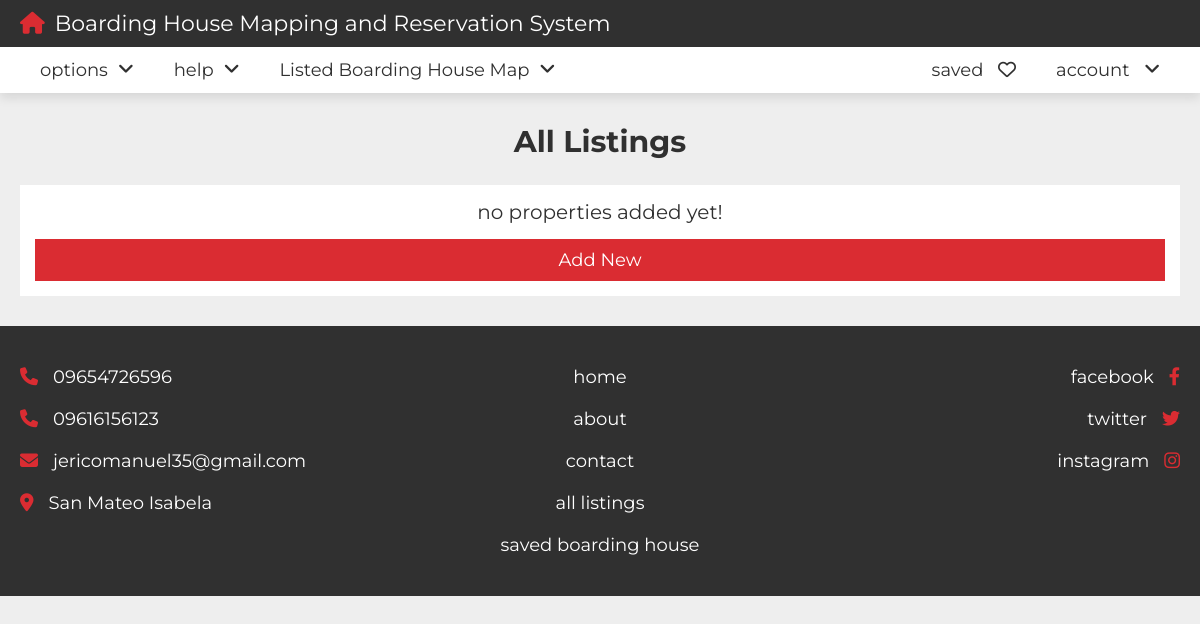
Page /listings.php on the earlier database version.
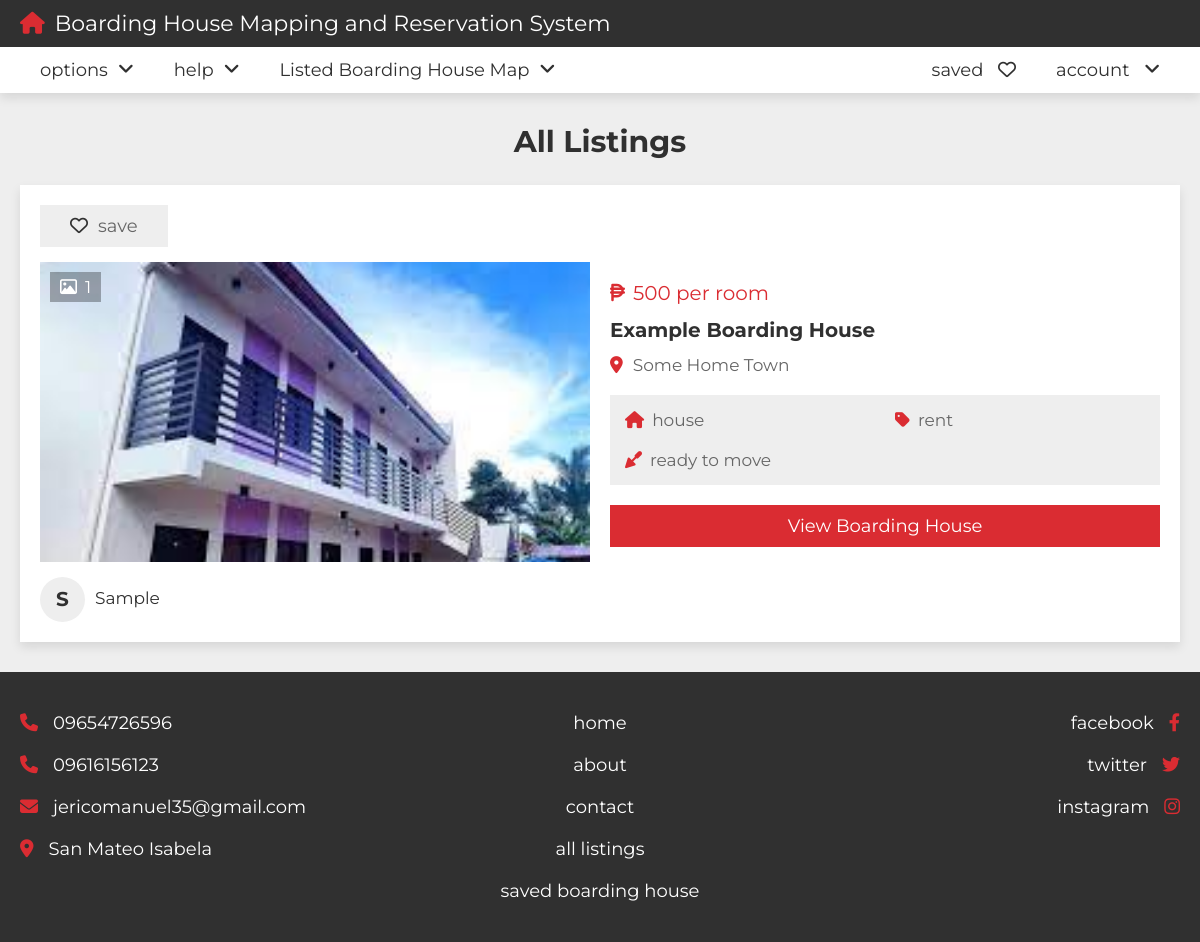
Same page on the later database version.
### tables this page shows
CREATE TABLE IF NOT EXISTS `property` (
  `id` varchar(20) NOT NULL,
  `user_id` varchar(20) NOT NULL,
  `property_name` varchar(50) NOT NULL,
  `address` varchar(100) NOT NULL,
  `price` varchar(50) NOT NULL,
  `type` varchar(50) NOT NULL,
  `offer` varchar(50) NOT NULL,
  `status` varchar(50) NOT NULL,
  `rooms` varchar(50) NOT NULL,
  `deposite` varchar(50) NOT NULL,
  `bedroom` varchar(50) NOT NULL,
  `bathroom` varchar(50) NOT NULL,
  `availability` varchar(50) NOT NULL,
  `wifi_connection` varchar(50) NOT NULL,
  `water_supply` varchar(50) NOT NULL,
  `electricity` varchar(50) NOT NULL,
  `parking_area` varchar(50) NOT NULL,
  `school_area` varchar(50) NOT NULL,
  `image_01` varchar(50) NOT NULL,
  `image_02` varchar(50) NOT NULL,
  `image_03` varchar(50) NOT NULL,
  `image_04` varchar(50) NOT NULL,
  `image_05` varchar(50) NOT NULL,
  `description` varchar(1000) NOT NULL,
  `date` date DEFAULT NULL
);

CREATE TABLE IF NOT EXISTS `users` (
  `id` varchar(20) NOT NULL,
  `name` varchar(50) NOT NULL,
  `number` varchar(10) NOT NULL,
  `email` varchar(50) NOT NULL,
  `password` varchar(50) NOT NULL
);

### listings.php (the view, shortened to what this page needs)
<?php
include 'components/connect.php';
if(isset($_COOKIE['user_id'])){
   $user_id = $_COOKIE['user_id'];
}else{
   $user_id = '';
}
?>
<!DOCTYPE html>
<html lang="en">
<head>
   <link rel="stylesheet" href="https://cdnjs.cloudflare.com/ajax/libs/font-awesome/6.2.0/css/all.min.css">
   <link rel="stylesheet" href="css/style.css">
</head>
<body>
<?php include 'components/home_header.php'; ?>
<section class="listings">
   <h1 class="heading">all listings</h1>
   <div class="box-container">
      <?php
         $select_properties = $conn->prepare("SELECT * FROM `property` ORDER BY date DESC");
         $select_properties->execute();
         if($select_properties->rowCount() > 0){
            while($fetch_property = $select_properties->fetch(PDO::FETCH_ASSOC)){
            $select_user = $conn->prepare("SELECT * FROM `users` WHERE id = ?");
            $select_user->execute([$fetch_property['user_id']]);
            $fetch_user = $select_user->fetch(PDO::FETCH_ASSOC);
            if(!empty($fetch_property['image_02'])){
               $image_coutn_02 = 1;
            }else{
               $image_coutn_02 = 0;
            }
            if(!empty($fetch_property['image_03'])){
               $image_coutn_03 = 1;
            }else{
               $image_coutn_03 = 0;
            }
            if(!empty($fetch_property['image_04'])){
               $image_coutn_04 = 1;
            }else{
               $image_coutn_04 = 0;
            }
            if(!empty($fetch_property['image_05'])){
               $image_coutn_05 = 1;
            }else{
               $image_coutn_05 = 0;
            }
            $total_images = (1 + $image_coutn_02 + $image_coutn_03 + $image_coutn_04 + $image_coutn_05);
            $select_saved = $conn->prepare("SELECT * FROM `saved` WHERE property_id = ? and user_id = ?");
            $select_saved->execute([$fetch_property['id'], $user_id]);
      ?>
      <form action="" method="POST">
         <div class="box">
            <?php
               if($select_saved->rowCount() > 0){
            ?>
            <button type="submit" name="save" class="save"><i class="fas fa-heart"></i><span>saved</span></button>
            <?php
               }else{
            ?>
            <button type="submit" name="save" class="save"><i class="far fa-heart"></i><span>save</span></button>
            <?php
               }
            ?>
            <div class="thumb">
               <p class="total-images"><i class="far fa-image"></i><span><?= $total_images; ?></span></p>
               <img src="uploaded_files/<?= $fetch_property['image_01']; ?>" alt="">
            </div>
            <div class="admin">
               <h3><?= substr($fetch_user['name'], 0, 1); ?></h3>
               <div>
                  <p><?= $fetch_user['name']; ?></p>
               </div>
            </div>
         </div>
         <div class="box">
            <div class="price"><i class="fa-solid fa-peso-sign"></i><span><?= $fetch_property['price']; ?> per room</span></div>
            <h3 class="name"><?= $fetch_property['property_name']; ?></h3>
            <p class="location"><i class="fas fa-map-marker-alt"></i><span><?= $fetch_property['address']; ?></span></p>
            <div class="flex">
               <p><i class="fas fa-house"></i><span><?= $fetch_property['type']; ?></span></p>
               <p><i class="fas fa-tag"></i><span><?= $fetch_property['offer']; ?></span></p>
               <p><i class="fas fa-trowel"></i><span><?= $fetch_property['status']; ?></span></p>
            </div>
            <div class="flex-btn">
               <a href="view_property.php?get_id=<?= $fetch_property['id']; ?>" class="btn">view boarding house</a>
            </div>
         </div>
      </form>
      <?php
         }
      }else{
         echo '<p class="empty">no properties added yet! <a href="post_property.php" style="margin-top:1.5rem;" class="btn">add new</a></p>';
      }
      ?>
   </div>
</section>
<?php include 'components/footer.php'; ?>
</body>
</html>

Differences in the rows shown:
added property: total_images "1", image_01 (picture), user.name "S", user.name "Sample", price "500", property_name "Example Boarding House", address "Some Home Town", type "house", offer "rent", status "ready to move"
Other differences:
text no longer shown: "no properties added yet! Add New"
